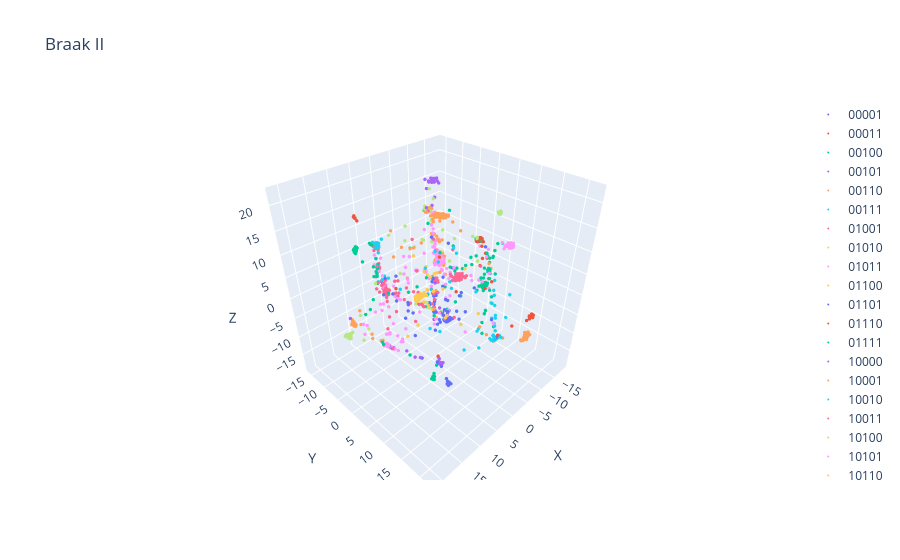

This figure's notebook cell:
### Code cell
res_dict = res[0]
z_pred = res_dict['z_pred']
classes = res_dict['classes']
section = res_dict['section']
braak = section_dict[section]
scatter(z_pred, title=braak, ticks=False,colors=classes, s=2, figsize=(10,10))
